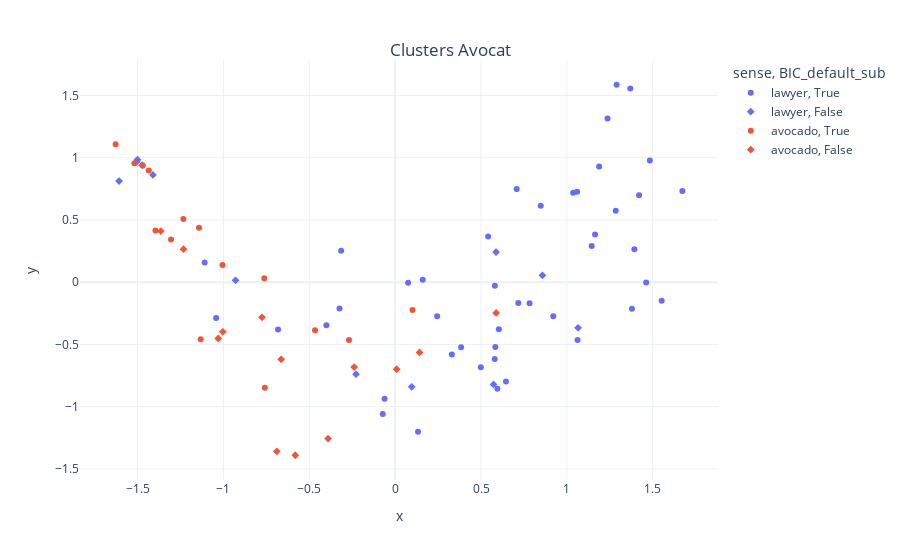

Notebook source saved alongside this figure:
### Code cell
# We visualize the scores
fig_2d_cluster = px.scatter(df_vis, x="x", y="y", color="sense", symbol="BIC_default_sub",
                 hover_data='match',
                 template="plotly_white")
fig_2d_cluster.update_layout(
    title={
        'text': f"Clusters Avocat<br></sub>"
        ,  #f"<sub><br>Clustering score: {percentage_weighted:.2f}%</sub>",
        'y':0.9,
        'x':0.5,
        'xanchor': 'center',
        'yanchor': 'top'})
fig_2d_cluster.show()

### Figure 1 — Plotly figure (JSON) as saved in the notebook; plotly's stock layout.template omitted (floating-point values rounded to 4 significant figures)
{"data": [{"customdata": [[" - S'ajoutent 2 plaintes déposées contre le même militant : en mars 2017 par l' avocat montpelliérain du BNVCA David Mendel qui avait plaidé contre Saadia et Husein, pour « Menaces contre un avocat ». "], [" L' avocat fait du droit, il n'est pas le seul; mais cela ne signifie pas que tous ceux qui font du droit soient avocats ou aient vocation à le devenir sauf à diluer la profession. "], [" Si vous avez besoin d'un conseil juridique ou que vous subissez une situation grave (ex : harcèlement), le SFE peut vous venir en aide avant de faire appel à un avocat . "], [" La première démarche est d'aller voir en premier lieu un avocat spécialisé en droit des sociétés ensuite l'expert comptable. "], [" Celui-ci prévoit que \"70 % des résultats soient destinés à l'autofinancement pour permettre à l'entreprise de se développer\", selon Maitre Christophe Thévenet, avocat de l'hebdomadaire. \"On a voté une résolution supplémentaire pour attribuer les 30 % restants à l'autofinancement\", ajoute l' avocat qui rappelle que la répartition des plus de 4 millions d'euros de dons sera confiée à une commission de sages désignés, à la demande du journal, par le ministère de la Justice. "], [" Les locaux d'une ancienne école d' avocat seront réhabilités et réaménagés pour accueillir la fondation agir sur l'Audition associée à un laboratoire de recherche dédié à l'équipe du Pr Christine Petit. "], [" Un avocat turc a porté plainte contre l'Inter Milan et demande à l'UEFA d'enlever au club italien les points acquis face à Fenerbahçe. "], [" Elle évoque des « professions sensibles, qui incitent aux conflits d'intérêts ou qui peuvent les provoquer : avocat , conseil juridique ». « Mais je ne vois pas à quel titre on imposerait à un parlementaire qui est agriculteur, ou dentiste, de cesser de l'être. "], [" M. Coronado a raison : dès lors qu'un acte de procédure est réalisé en présence d'un avocat , celui-ci doit être informé, quoi qu'il arrive, d'un déplacement éventuel. "], [" L'accusé Kimbangu, n'était pas assisté par un avocat . "], [" En plus de la peine de prison, Berkane Makhlouf, 32 ans, a été condamné à indemniser les plaignants « à hauteur de 1 000 à 2 000 euros pour chacun d'entre eux », a expliqué au « Figaro » Me Dominique-Jean Lardans, l' avocat des surveillants. "], [" Un fournisseur de services participant peut refuser de fournir tout renseignement ou document que demande le Commissaire, s'il peut démontrer, à la satisfaction de ce dernier, que le matériel est assujetti au secret professionnel qui lie un avocat à son client, ou qu'en le fournissant, le fournisseur de services participant commettrait une infraction à la loi. "], [" Après une première activité en qualité de greffier-rédacteur au Tribunal d'arrondissement de la Broye et du Nord vaudois, j'ai effectué mon stage d' avocat auprès de Me Paul-Arthur Treyvaud à Yverdon-les-Bains. "], [" Tamarii Nuutania envoie une première salve de courriers à vingt détenus, détaillant les étapes de la procédure d'indemnisation accompagnés d'un questionnaire établi par l'OIP devant permettre une description précise de leurs conditions matérielles de détention, et d'un formulaire permettant de désigner Me Millet comme avocat devant le tribunal administratif. "], [" Son avocat a annoncé le 7 juin qu'il avait mis fin à son mouvement, car il se sentait trop faible physiquement. "], [" Il va falloir que tous ceux qui se disent opposés à la LGV pensent qu'un recours n'est pas gratuit parce qu'il faut un bon avocat si possible au Conseil et que le collectif limousin non lgv oui au POLT, lance un appel aux dons par souscription : http://limogespoitiers.com/souscription-pour-le-recours.../ "], [" En effet, l' avocat est rémunéré en fonction du temps passé pour traiter le dossier. "], [" Sauf qu'une requête avec assistance de l' avocat n'est pas gratuite, pas immédiate non plus, et à la fin, c'est toujours le même qui paye. "], [" Des groupes sont constitués (24, 12 ou 6) pour les matières qui nécessitent un échange important entre les intervenants et les élèves qui sont mis en situation, en particulier lors de la correction de devoirs réalisés à domicile : rédaction d'acte d' avocat , de contrats, de projets en groupe, d'écritures et de consultations et exercices de plaidoirie. "], [" bonjour Madame merci de votre soutient je suis a la recherche d'un avocat qui pourrait m'aider il faut un avocat qui a des connaissances en droit européens une autre chose aussi il y a l'assemblée générale de l'UPBPF qui a lieu le 27 février a NAMUR moi personnellement je vais m'y rendre il faudrait être le plus possible afin de pouvoir intervenir a cette assemblée je dois aussi très prochainement rencontrer un journaliste de la voix du Nord je vous tiendrez au courant de l'évolution de mes actions sur ce forum je souhaite que d'autres parents comme nous vont se manifester crdlt "], [" Connu comme l' avocat des « barons de la cocaà¯ne »[réf. nécessaire] du Pérou et de Colombie, Montesinos poursuit les années 1980 des « grands procès », en gagnant la confiance de divers narcotrafiquants. "], [" L' avocat en droit bancaire prend en compte les revenus de son client afin de lui proposer la meilleure défense, sans que cela soit négatif pour son budget. "], [" Les chiffres donnent le tournis dans ce très long rapport rédigé par le juge Van Ruymbeke en vue du renvoi devant le Tribunal Correctionnel de Lamine Diack, de Papa Massata Diack, d'Habib Cissé, leur avocat , du Docteur Gabriel Dollé, des Russes Melnikov et Balakhnitchev. "], ["Un annonceur vante son produit auprès des consommateurs par un spot publicitaire, un avocat défend son client auprès du juge par une plaidoirie, un politicien se fait valoir auprès des électeurs par un beau discours : dans une conception classique de la communication, un émetteur adresse un message à une cible par un vecteur."], ["Votre avocat défend aussi vos droits et vos intérêts en cas de conflits ou de litiges entre associés, de concurrence déloyale, etc. Maitre CALVET vous conseille, vous accompagne et vous représente devant les juridictions tout en assurant votre défense pour tous les sujets relatifs au droit des affaires et au droit commercial."], ["Yvan Colonna, a contrario de tout accusé ne méritait même pas qu'un avocat le défende ."], ["Parmi les rares qui élèvent la voix, il y a Raphaël Kempf, avocat qui a défendu nombre de Gilets jaunes interpellés."], ["Un avocat qui a défendu un homme politique accusé de viol tout en critiquant les féministes et #MeToo est désormais ministre de la justice."], ["Mais cet avocat a défendu le Front Polisario, mouvement indépendantiste du Sahara occidental : une provocation pour les Marocains."], ["En 1998, le célèbre avocat défend le jardinier Omar Raddad, accusé du meurtre de sa patronne Ghislaine Marchal et condamné en 1994, à 18 ans de réclusion."], ["Il est normal que l' avocat défende son client, mais il faut aussi que le ministère public apporte la contradiction, afin que le juge du siège puisse trancher."], ["Comme le rapporte Le Parisien, dans le recours présenté, les députés s'interrogent sur l'absence de la signature du ministre du Budget sur le décret, pour une mesure qui impacte les finances publiques. \"Nous plaidons aussi l'erreur de fait de l'administration qui a appuyé cette mesure sur une expérimentation qui, elle-même l'a reconnu, n'est pas significative\", a fait savoir au quotidien Rémy Josseaume, l' avocat défendant la requête des députés."], ["Et malgré la bouteille jetée à la tête de notre éditeur, son avocat plaide la relaxe."], ["L' avocat a plaidé l'acquittement, ainsi que ses deux collaborateurs."], ["Viole et découpe une gamine en morceaux et ton gentil avocat plaidera un égarement de jeunesse."], ["Un avocat plaide l'irresponsabilité, l'autre recommande l'obligation de soins."], ["Son avocat a plaidé qu'un dénommé Silvère Martel, qui faisait le taxi au noir à Outreau, qui avait un enfant de huit ans du nom de Vincent, et qui était inquiété dans une autre affaire d'agression sexuelle, n'était pas mis en examen, alors que les enfants mettaient en cause un M. Martel ayant un fils Vincent de huit ans... Quant à Mme Odile Marécaux, elle a produit un certificat médical de janvier 2001 si je me souviens bien, montrant que son fils est indemne de toute agression sexuelle, alors que"], ["Pendant tout le temps où le président l'a exposé et où mon avocat a plaidé , l' avocat général a dessiné."], ["Un avocat plaidant pour l'état d'un enfant âgé de cinq ans, le fit amener à l'audience."], ["Avant sa nomination à la Cour d'appel, il était un avocat spécialisé en litige, ayant plaidé dans divers secteurs du droit, tant devant la Cour suprême du Canada et la Cour fédérale, que devant toutes les instances judiciaires québécoises et les tribunaux administratifs."], ["Robert Bilott est un avocat spécialisé dans la défense des industries chimiques."], ["Nicolas Hournon, avocat bisontin spécialisé notamment dans le droit de la distribution, de la propriété industrielle et de la propriété intellectuelle a confié la création de son identité visuelle et de son site Internet à notre agence."], ["Nous nous sommes entourés des experts du secteur : Bernard Boutboul [dirigeant du cabinet Gira Conseil, NDLR] et l' avocat spécialisé Olivier Deschamps."], ["Comme Me Arnaud Gossement, avocat spécialisé dans le droit de l'environnement, le faisait remarquer dans une interview pour La Croix, si \" ce sont de belles avancées, [...] tout dépendra des moyens de contrôle qui accompagneront ces mesures. \" Moyens de contrôle mais aussi moyens financiers et humains."]], "hovertemplate": "sense=lawyer<br>BIC_default_sub=True<br>x=%{x}<br>y=%{y}<br>match=%{customdata[0]}<extra></extra>", "legendgroup": "lawyer, True", "marker": {"color": "#636efa", "symbol": "circle"}, "mode": "markers", "name": "lawyer, True", "orientation": "v", "showlegend": true, "x": [0.6036, -0.06175, 1.379, -1.109, 1.036, 0.1334, 1.188, 0.7077, 0.3842, -0.3238, 0.5835, 1.369, 1.483, 1.393, -0.07219, 1.42, 0.6452, 1.062, 0.33, 1.552, 0.2445, 0.07543, 0.5414, 1.289, 1.06, 0.9208, 1.164, 0.5806, -1.042, 1.237, 0.1603, 0.8477, 0.4988, -0.3145, -0.4005, 0.717, 0.5797, 1.285, 0.7829, 1.462, -0.6818, 1.144, 0.5954, 1.672], "xaxis": "x", "y": [-0.3777, -0.937, -0.2135, 0.1586, 0.7189, -1.202, 0.9299, 0.7477, -0.5225, -0.2123, -0.5216, 1.556, 0.9771, 0.264, -1.06, 0.6977, -0.798, -0.4648, -0.5821, -0.1496, -0.2746, -0.004589, 0.3662, 1.586, 0.7271, -0.2741, 0.3831, -0.02798, -0.2871, 1.315, 0.02027, 0.6132, -0.6828, 0.2529, -0.3455, -0.1681, -0.6177, 0.5742, -0.1684, -0.002083, -0.3808, 0.2903, -0.8555, 0.7323], "yaxis": "y", "type": "scatter"}, {"customdata": [[" L' avocat de Christine Lagarde se veut rassurant: l'enquête durera longtemps avant d'aboutir à un résultat. "], [" avocat en droit des affaires - 63 km de Borchtlombeek "], [" Ce qui n'est souvent pas le cas d'un avocat qui réside très loin de son client. "], [" Nous avons demandé à Me Prosper Farama, avocat dans ce dossier, d'apprécier l'action des uns et des autres. "], [" Organe professionel de gestion et de contrôle de la profession d' avocat, qui réunit obligatoirement tous les avocats d'un même barreau. "], ["Un avocat qui défend son client ne partage pas ses valeurs."], ["Dans le cas échéant, votre avocat plaidera votre cause et défendra vos intérêts."], ["Il a réussi son pari, brillant avocat il a plaidé le viol par consentement mutuel."], ["Son avocat a plaidé l'acquittement."], ["M. Moseley est un avocat plaidant chevronné du domaine des valeurs mobilières qui a plus de 20 ans d'expérience dans la conformité et l'application de la loi, y compris dans les instances civiles et réglementaires."], ["Nous vous mettons en relation avec un avocat spécialisé et expérimenté qui rédigera votre contrat et répondra à toutes vos questions"], ["Un avocat spécialisé et expérimenté en droit des contrats rédige mon contrat"]], "hovertemplate": "sense=lawyer<br>BIC_default_sub=False<br>x=%{x}<br>y=%{y}<br>match=%{customdata[0]}<extra></extra>", "legendgroup": "lawyer, False", "marker": {"color": "#636efa", "symbol": "diamond"}, "mode": "markers", "name": "lawyer, False", "orientation": "v", "showlegend": true, "x": [0.5875, -1.41, -0.9293, 0.5731, -0.2276, -1.501, 1.065, -1.608, 0.09638, 0.8576, -1.505, -1.474], "xaxis": "x", "y": [0.2421, 0.8616, 0.01452, -0.8212, -0.7393, 0.9836, -0.3664, 0.8124, -0.8407, 0.05539, 0.968, 0.9399], "yaxis": "y", "type": "scatter"}, {"customdata": [["Le caviar d'aubergine se déguste avec un avocat par exemple ou un poisson grillé."], ["La chair fondante de l' avocat se cuisine en une savoureuse palette de recettes faciles et rapides à préparer"], ["Les acides gras polyinsaturés contenus dans l' avocat y contribuent."], ["Que faire avec de l' avocat ? +15 idées recettes à tester !"], ["Superbe crème et aromatique, avec avocat sur le dessus - se réveille les esprits en 25 minutes."], ["L'arbre à avocat (avocatier), un arbre exotique qui peut pousser en intérieur ... Avec ses grandes feuilles brillantes et ses fruits goûteux"], ["Le principal ingrédient est avocat guacamole, qui contient des acides gras mono-insaturés abondantes"], ["Excepté pour en faire du guacamole, vous n'avez aucune idée de comment cuisiner et intégrer l' avocat dans vos recettes salées"], ["Une fois les filets cuits, tailles-les (pas jusqu'au bout) et intercalez les tranches d' avocat."], ["De la garniture des tartines aux desserts en passant par les boissons frappées, l' avocat est souvent présenté comme un aliment sain."], ["L' avocat, ainsi que des fruits comme les pommes, les pêches, les framboises et les myrtilles, contiennent des substances chimiques naturelles appelées salicylates"], ["Pour commencer, peler et couper l' avocat en tranches, puis les asperger de jus de citron, de sel et de poivre."], ["Dans un plat, mixer l' avocat avec l'oignon et la tomate, ajoutez le sel ainsi que le citron et le tabasco et la coriandre."], ["Si vous craignez d'abimer la chair, pelez délicatement l' avocat ."], ["Si vous craignez d'abimer la chair, pelez délicatement l' avocat ."]], "hovertemplate": "sense=avocado<br>BIC_default_sub=True<br>x=%{x}<br>y=%{y}<br>match=%{customdata[0]}<extra></extra>", "legendgroup": "avocado, True", "marker": {"color": "#EF553B", "symbol": "circle"}, "mode": "markers", "name": "avocado, True", "orientation": "v", "showlegend": true, "x": [-1.305, -1.628, -1.142, -1.47, -1.005, -1.434, -1.518, -0.762, 0.1012, -0.2688, -1.233, -0.7586, -1.133, -0.4665, -1.396], "xaxis": "x", "y": [0.3426, 1.107, 0.438, 0.937, 0.1388, 0.8962, 0.955, 0.03088, -0.2238, -0.4652, 0.5081, -0.8473, -0.4592, -0.3866, 0.415], "yaxis": "y", "type": "scatter"}, {"customdata": [["Pour griller l' avocat, il vaut mieux le couper en deux, retirer le noyau et arroser la chair d'huile et de jus de citron. "], ["Coupez votre avocat en deux, retirez son noyau et réveillez-le simplement avec du jus de citron et de la fleur de sel."], ["Pour cette recette de Doce de abacate (crème d' avocat), vous pouvez compter 15 minutes de préparation."], ["Posez des emporte-pièces sur des assiettes, puis mettez une couche d' avocat, une couche de mangue et terminez par le crabe."], ["L' avocat, ou Persea americana, est un fruit qui appartient à la famille des lauracées, un groupe qui comprend également des membres tels que la cannelle et le laurier."], ["Heureusement il existe ce que l'on appelle des anti-oxydants qui agissent comme la peinture empêche le fer de s'oxyder, ou le citron qui empêche l' avocat coupé de noircir."], ["Dans le bol de votre mixeur ou de votre blender, placez les bananes et l' avocat coupés en morceaux, les dattes dénoyautées, le jus de citron, le cacao cru et l'huile de coco fondue."], ["Mixez un avocat pour que ça fasse une purée puis mélangez-le à de l'huile d'olive avec quelques gouttes de jus de citron pour la brillance."], ["Pelez l' avocat , coupez-le en deux puis enlevez le noyau (on plante le couteau dedans, on tourne et on retire)."], ["Pelez l' avocat , coupez-le en deux puis enlevez le noyau (on plante le couteau dedans, on tourne et on retire)."], ["Vous avez besoin de : Pour le gâteau: 1 avocat mûr , réduit en purée jusqu'à consistance lisse, 2 cuillères à café de..."], ["Entre-temps, pour la crème, retirez le noyau d'un avocat mûr , placez la chair dans un grand bol."], ["Ingrédients : 180g de quinoa non cuit, 1 avocat mûr mais encore ferme coupé en tranches ou en dés, 125g de framboises, 1/2 oignon rouge coupé en dés, 150g de fêta émiettée, 75g d'amandes effilées, feuilles de basilic frais"]], "hovertemplate": "sense=avocado<br>BIC_default_sub=False<br>x=%{x}<br>y=%{y}<br>match=%{customdata[0]}<extra></extra>", "legendgroup": "avocado, False", "marker": {"color": "#EF553B", "symbol": "diamond"}, "mode": "markers", "name": "avocado, False", "orientation": "v", "showlegend": true, "x": [0.1419, -0.2384, -0.7753, -0.6634, 0.008914, -0.5815, -0.6888, 0.588, -0.3907, -1.03, -1.004, -1.364, -1.232], "xaxis": "x", "y": [-0.5645, -0.6817, -0.2822, -0.6202, -0.6995, -1.391, -1.359, -0.2473, -1.257, -0.4524, -0.3988, 0.4105, 0.2651], "yaxis": "y", "type": "scatter"}], "layout": {"xaxis": {"anchor": "y", "domain": [0.0, 1.0], "title": {"text": "x"}}, "yaxis": {"anchor": "x", "domain": [0.0, 1.0], "title": {"text": "y"}}, "legend": {"title": {"text": "sense, BIC_default_sub"}, "tracegroupgap": 0}, "margin": {"t": 60}, "title": {"text": "Clusters Avocat<br></sub>", "y": 0.9, "x": 0.5, "xanchor": "center", "yanchor": "top"}}}
